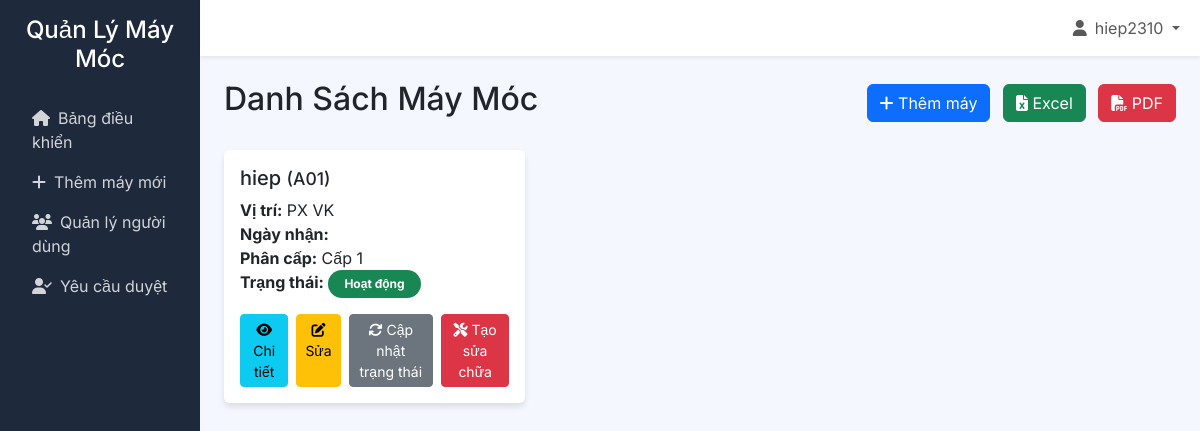
Page /accounts/register/ (signed in) on the earlier database version.
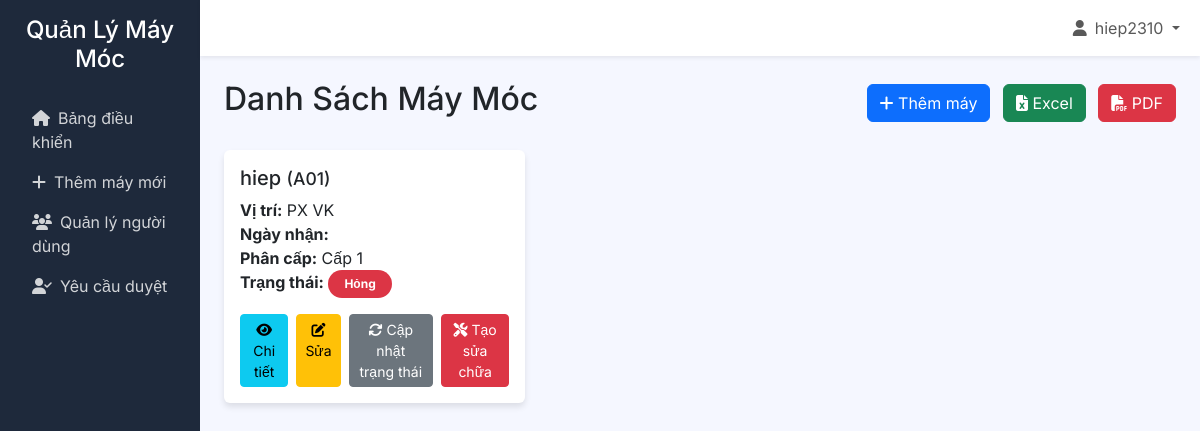
Same page on the later database version.
### core/models.py (models this page shows, shortened)
class Machine(models.Model):
    CLASSIFICATION_LEVEL = [
        (1, _('Cấp 1')),
        (2, _('Cấp 2')),
        (3, _('Cấp 3')),
    ]
    machine_code = models.CharField(max_length=50, unique=True, verbose_name=_("Mã máy"))
    name = models.CharField(max_length=200, verbose_name=_("Tên máy"),default='hiep')
    location = models.CharField(max_length=200, verbose_name=_("Vị trí"))
    classification_level = models.IntegerField(choices=CLASSIFICATION_LEVEL, default=1, verbose_name=_("Phân cấp"))
    STATUS = [
        ('working', _('Hoạt động')),
        ('broken', _('Hỏng')),
        ('maintenance', _('Đang bảo trì/sửa chữa')),
    ]
    status = models.CharField(max_length=20, choices=STATUS, default='working', verbose_name=_("Trạng thái"))
    created_by = models.ForeignKey(User, on_delete=models.SET_NULL, null=True, verbose_name=_("Người tạo"))
    created_at = models.DateTimeField(auto_now_add=True, verbose_name=_("Ngày tạo"))
    class Meta:
        verbose_name = _("Máy móc")
        verbose_name_plural = _("Máy móc")

### core/views.py (the view)
# urls.py: path('', views.dashboard, name='dashboard'),
@login_required
def dashboard(request):
    user_level = request.user.profile.level
    machines = Machine.objects.filter(classification_level__lte=user_level)
    pending_count = User.objects.filter(is_active=False).count() if user_level == 3 else 0
    for machine in machines:
        if machine.status == 'working':
            machine.badge = 'bg-success'
        elif machine.status == 'maintenance':
            machine.badge = 'bg-warning'
        else:
            machine.badge = 'bg-danger'
    return render(request, 'dashboard.html', {'machines': machines, 'pending_count': pending_count})

### core/templates/dashboard.html (shortened to what this page needs)
{% extends "base.html" %}
{% block content %}
<div class="d-flex justify-content-between align-items-center mb-4">
    <h2>Danh Sách Máy Móc</h2>
    <div>
        {% if user.profile.level >= 1 %}
            <a href="{% url 'create_machine' %}" class="btn btn-primary me-2"><i class="fas fa-plus"></i> Thêm máy</a>
        {% endif %}
        {% if user.profile.level == 3 %}
            <a href="{% url 'export_excel' %}" class="btn btn-success me-2"><i class="fas fa-file-excel"></i> Excel</a>
            <a href="{% url 'export_pdf' %}" class="btn btn-danger"><i class="fas fa-file-pdf"></i> PDF</a>
        {% endif %}
    </div>
</div>
<div class="row g-4">
    {% for machine in machines %}
    <div class="col-md-6 col-lg-4">
        <div class="card h-100">
            <div class="card-body">
                <h5 class="card-title">{{ machine.name }} <small>({{ machine.machine_code }})</small></h5>
                <p class="card-text">
                    <strong>Vị trí:</strong> {{ machine.location }}<br>
                    <strong>Ngày nhận:</strong> {{ machine.start_date|date:"d/m/Y H:i" }}<br>
                    <strong>Phân cấp:</strong> Cấp {{ machine.classification_level }}<br>
                    <strong>Trạng thái:</strong>
                    <span class="badge rounded-pill px-3 py-2 {% if machine.status == 'working' %}bg-success{% elif machine.status == 'maintenance' %}bg-warning{% else %}bg-danger{% endif %}">
                        {{ machine.get_status_display }}
                    </span>
                </p>
                <div class="d-flex gap-2">
                    <a href="{% url 'machine_detail' machine.pk %}" class="btn btn-info btn-sm"><i class="fas fa-eye"></i> Chi tiết</a>
                    {% if user.profile.level >= 2 %}
                        <a href="{% url 'update_machine' machine.pk %}" class="btn btn-warning btn-sm"><i class="fas fa-edit"></i> Sửa</a>
                    {% endif %}
                    {% if user.profile.level >= 1 %}
                        <a href="{% url 'update_machine_status' machine.pk %}" class="btn btn-secondary btn-sm"><i class="fas fa-sync"></i> Cập nhật trạng thái</a>
                    {% endif %}
                    {% if user.profile.level >= 1 %}
                        <a href="{% url 'create_repair' %}?machine={{ machine.pk }}" class="btn btn-danger btn-sm"><i class="fas fa-tools"></i> Tạo sửa chữa</a>
                    {% endif %}
                </div>
            </div>
        </div>
    </div>
    {% empty %}
    <div class="col-12 text-center py-5">
        <h4>Chưa có máy móc nào</h4>
    </div>
    {% endfor %}
</div>
{% endblock %}

Differences in the rows shown:
changed Machine "hiep": status "Hoạt động" → "Hỏng"
